Frame 1 (no input): blank canvas, image omitted
Frame 60 (the mouse pressed at the canvas centre just before this capture): blank canvas, image omitted
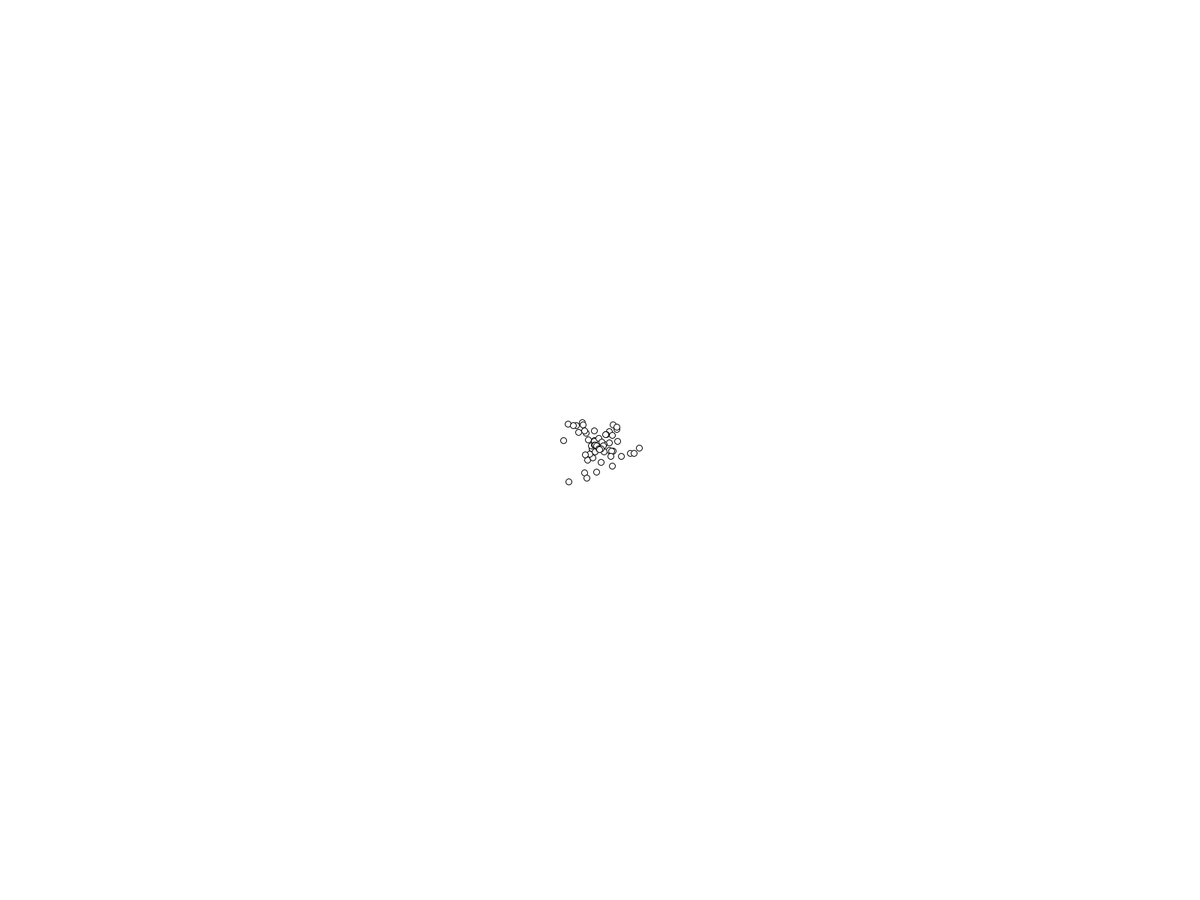
Frame 120 (the mouse held since frame 60 and released just before this capture)

The Processing sketch whose frames 1 and 60 were blank and that drew this single picture after the mouse press (run headless with seeded random() and noise(); from frame 60 on, the mouse is pressed at the canvas centre):

// Processing sketch: Firework3
// ── Firework3.pde
import java.util.*;

ArrayList<ParticleSystem> systems;
ParticleSystem ps;


void setup() {
  fullScreen();

  systems = new ArrayList<ParticleSystem>();
  ps = new ParticleSystem(new PVector(width/2, 50));
}

void draw() {
  background(255);
  for (ParticleSystem ps : systems) {

    ps.run();
    ps.addParticle();
  }
}
void mousePressed() {
  systems.add(new ParticleSystem(new PVector(mouseX, mouseY)));
}

// ── Particle.pde
import java.util.*;


class Particle {
  
  PVector location;
  PVector acceleration;
  PVector velocity;
  float lifespan = 300;
  boolean bye = false;


  Particle(PVector l) {

    location = l.get();
    acceleration = new PVector(0, 0.05);
    velocity = new PVector(random(-1, 1), random(-2, 0));
  }



  void update() {
    velocity.add(acceleration);
    location.add(velocity);
    lifespan -=2;


    // acceleration.mult(0);
  }

  void display() {
    ellipse(location.x, location.y, 8, 8);
  }

  void run() {
    update();
    display();
  }

  //remove Particle
  Boolean bye() {

    if (lifespan < 0.0) {
      bye = true;
    } else {
      bye = false;
    }

    return bye;
  }
}

// ── ParticleSystem.pde
import java.util.*;

class ParticleSystem{
 
  ArrayList<Particle> ps;
  PVector origin;
  
  ParticleSystem(PVector l){
    origin = l.get();
    ps = new ArrayList<Particle>();
    
    
  }
  
  void addParticle(){
   ps.add(new Particle(origin));
  }
  
  void run(){
    Iterator<Particle> it = ps.iterator();
    while(it.hasNext()){
     Particle p = it.next();
     p.run();
     
     if(p.bye()){
      it.remove(); 
     }
    }
  }
  
}
